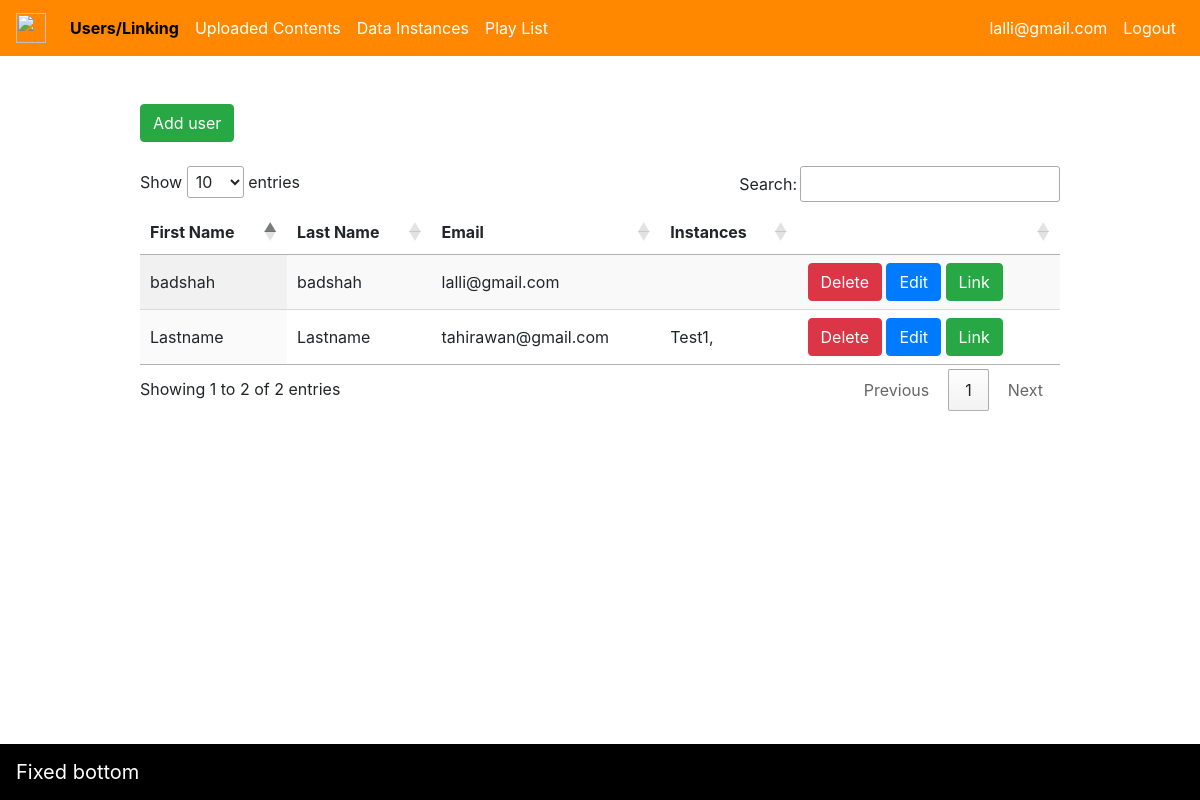
/platform_users (signed in), run on an earlier commit of the app's database.
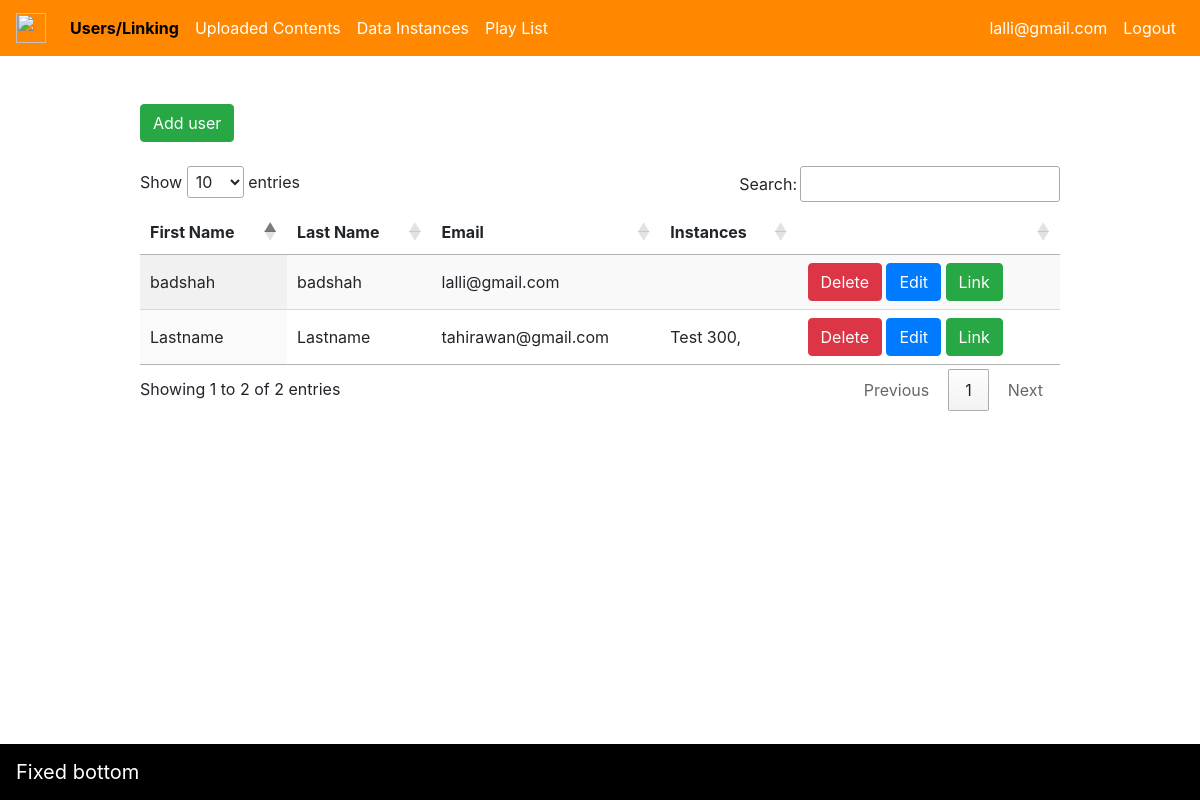
And on a later commit of the database.
### project/models.py (models this page shows, shortened)
class DataInstance(db.Model):
    id = db.Column(db.Integer, primary_key=True)  # primary keys are required by SQLAlchemy
    name = db.Column(db.String(200))
    description = db.Column(db.String(1000))
    data_type = db.Column(db.String(200))
    scale_param = db.Column(db.String(200))
    ffmpeg_params = db.Column(db.String(1000))
    ffmpeg_params_image = db.Column(db.String(1000))

### project/main.py (the view)
@app.route('/platform_users', methods=['GET', 'POST'])
@login_required
def platform_users():
    if current_user.get_user_role() != 'admin':
        return redirect(url_for('data_instances'))
    users = User.query.all()
    data_instances = DataInstance.query.all()
    return render_template('platform_users.html', platform_users='active', users=users, data_instances=data_instances)

### project/__init__.py (called while the page is built)
@login_manager.user_loader
def load_user(user_id):
    return User.query.get(int(user_id))

### project/models.py (called while the page is built)
    def get_user_role(self):
        role = Role.query.filter_by(id=self.role).first()
        if role:
            return role.name
        return None

### project/templates/platform_users.html (shortened to what this page needs)
{% extends "base.html" %}
{% block content %}
    <br>
    <br>
    <a href="{{ url_for('add_user') }}" class="btn btn-success">Add user</a>
    <br>
    <br>
    <table id="table_id" class="display">
        <thead>
        <tr>
            <th>First Name</th>
            <th>Last Name</th>
            <th>Email</th>
            <th>Instances</th>
            <th></th>
        </tr>
        </thead>
        <tbody>
        {% for user in users %}
            <tr>
                <td>{{ user.first_name }}</td>
                <td>{{ user.last_name }}</td>
                <td>{{ user.email }}</td>
                <td>{% for instance in user.data_instances %}{{ instance.name }}, {% endfor %}</td>
                <td><a href="{{ url_for('delete_user', id=user.id) }}" class="btn btn-danger">Delete</a> <a
                        href="{{ url_for('edit_user', id=user.id) }}"
                        class="btn btn-primary">Edit</a>
                    <button type="button" class="btn btn-success" data-toggle="modal"
                            data-target="#linking_modal_{{ user.id }}">
                        Link
                    </button>
                </td>
            </tr>
        {% endfor %}
        </tbody>
    </table>
{% endblock %}

What changed in the data, as far as the page shows it:
changed DataInstance: name "Test1" → "Test 300"
